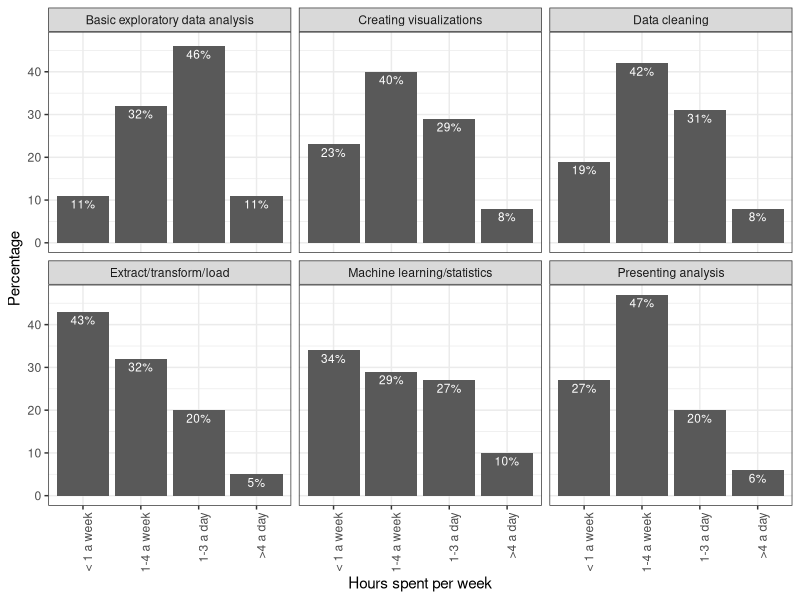
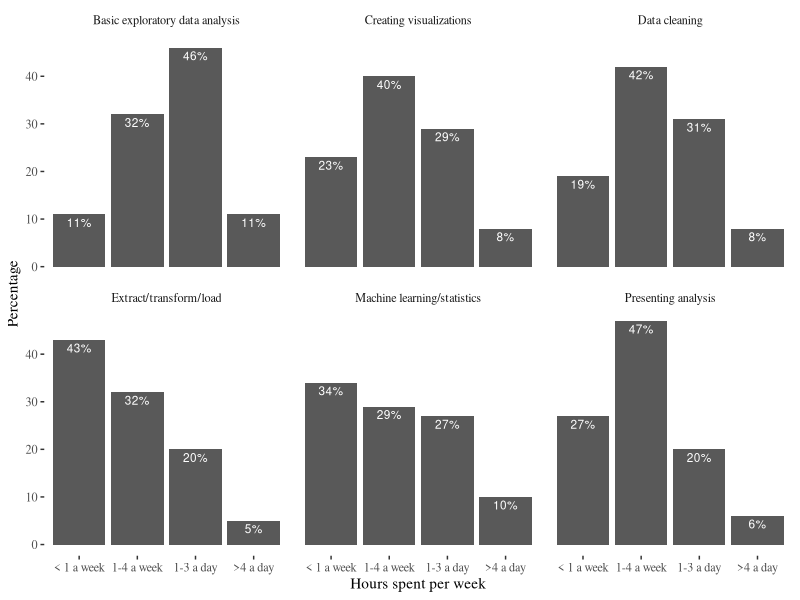
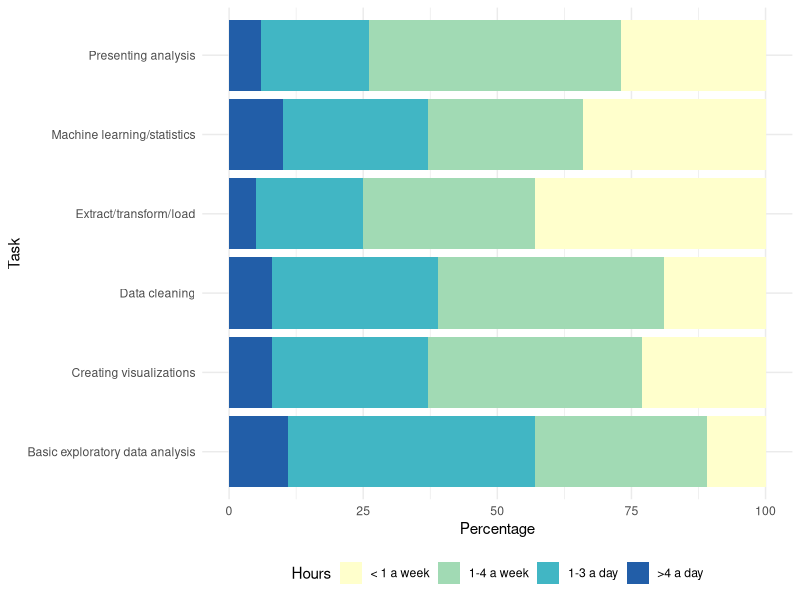
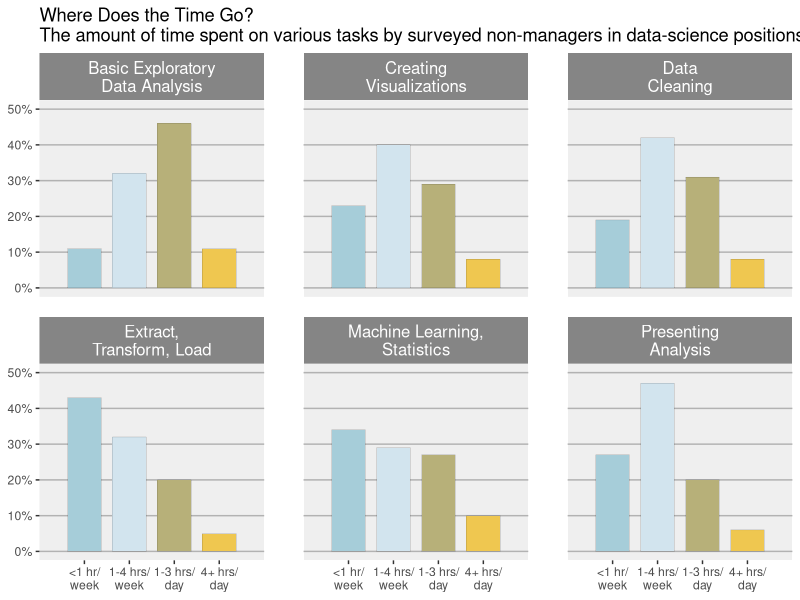

Write R code to recreate these figures, in order. (Note: this script raises an error after producing the figures.)
# Avoiding Pie Charts
library(scales)
library(ggplot2)
library(ggthemes)
library(data.table)
setwd("/Users/ethen/Business-Analytics/ggplot2/avoid_pie_charts")
d <- fread("pie.txt")
d <- melt( d, id.vars = "Task", 
		   variable.name = "Hours", value.name = "Percentage" )


p1 <- ggplot( d, aes( x = Hours, y = Percentage ) ) + 
	  geom_bar( stat = "identity" ) + 
	  facet_wrap( ~ Task ) + 
	  xlab("Hours spent per week") + 
	  geom_text( aes( label = paste0( Percentage, "%" ), y = Percentage ),
			     vjust = 1.4, size = 3, color = "white" )
p1 + theme_bw() + 
theme( axis.text.x = element_text( angle = 90,  hjust = 1 ) )


# remove chart junks using the theme tufte
p1 + theme_tufte()


# stacked bar plot 
ggplot( d, aes( x = Task, y = Percentage, fill = Hours ) ) + 
geom_bar( stat = "identity", position = "stack" ) +
coord_flip() +
scale_fill_brewer( palette = "YlGnBu" ) +
theme_minimal() + theme( legend.position = "bottom" )

 
# refined version of bar plot

# 1. geom_bar's size controls the bar's border size
# 2. expand:
# A numeric vector of length two giving multiplicative and 
# additive expansion constants. These constants ensure that the data is placed 
# some distance away from the axes
# 3. strip .background / .text: controls the title section for each facet
# 4. panel.grid .minor / .major: controls the grid lines in the plot
# 5. panel.margin: contols the margin between facets

# http://stackoverflow.com/questions/3472980/ggplot-how-to-change-facet-labels
x_labels <- c( "<1 hr/\nweek", "1-4 hrs/\nweek", "1-3 hrs/\nday", "4+ hrs/\nday" )
label_names <- c("Basic exploratory data analysis" = "Basic Exploratory\nData Analysis", 
				"Data cleaning" = "Data\nCleaning", 
				"Machine learning/statistics" = "Machine Learning,\nStatistics", 
				"Creating visualizations" = "Creating\nVisualizations", 
				"Presenting analysis" = "Presenting\nAnalysis", 
				"Extract/transform/load" = "Extract,\nTransform, Load" )

ggplot( d, aes( x = Hours, y = Percentage / 100, fill = Hours ) ) +
geom_bar( stat = "identity", width = 0.75, color = "#2b2b2b", size = 0.05 ) + 
scale_y_continuous( labels = percent, limits = c( 0, 0.5 ) ) + 
scale_x_discrete( expand = c( 0, 1 ), labels = x_labels ) + 
scale_fill_manual( values = c( "#a6cdd9", "#d2e4ee", "#b7b079", "#efc750" ) ) +
facet_wrap( ~ Task, labeller = as_labeller(label_names) ) + 
labs( x = NULL, y = NULL, 
	  title = "Where Does the Time Go?\nThe amount of time spent on various tasks by surveyed non-managers in data-science positions.") +
theme( strip.text = element_text( size = 12, color = "white", hjust = 0.5 ),
	   strip.background = element_rect( fill = "#858585", color = NA ),	   
	   panel.background = element_rect( fill = "#efefef", color = NA ),
	   panel.grid.major.x = element_blank(),
	   panel.grid.minor.x = element_blank(),
	   panel.grid.minor.y = element_blank(),
	   panel.grid.major.y = element_line( color = "#b2b2b2" ),
	   panel.margin.x = unit( 1, "cm" ),
	   panel.margin.y = unit( 0.5, "cm" ),
	   legend.position = "none" ) 


 
dat <- gather(dat, amount, value, -Task)
dat$value <- dat$value / 100
dat$amount <- factor(amount_trans[dat$amount], levels=amount_trans)
 
